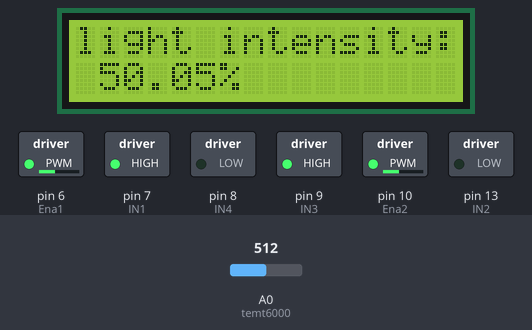
This sketch was run on a simulated Arduino Uno, built with avr-gcc and run on an emulated ATmega328P. On the bench: 16×2 character LCD, switched loads named in the sketch (green lamp = pin HIGH). Inputs (shaded band) come from the test bench; at power-on: A0 (temt6000) = 512. What the sketch prints to the serial monitor is not drawn.

Above: at 1.2 s.
1.3 s: A0 (temt6000) set to 426
At 6.3 s:
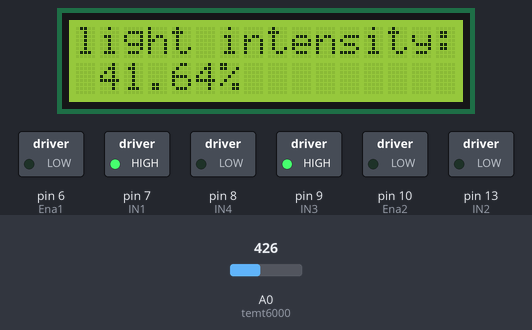
6.7 s: A0 (temt6000) set to 393
At 8.0 s:
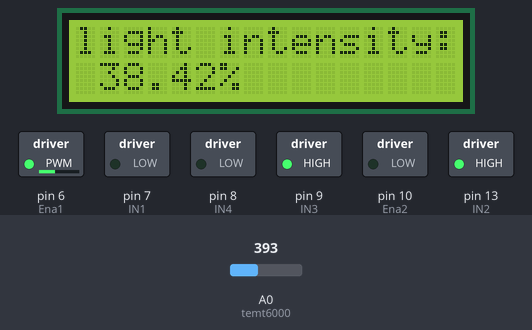
13.6 s: A0 (temt6000) set to 108
At 15.9 s:
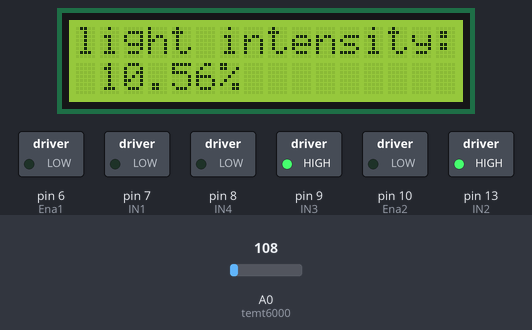
16.9 s: A0 (temt6000) set to 91
At 17.6 s:
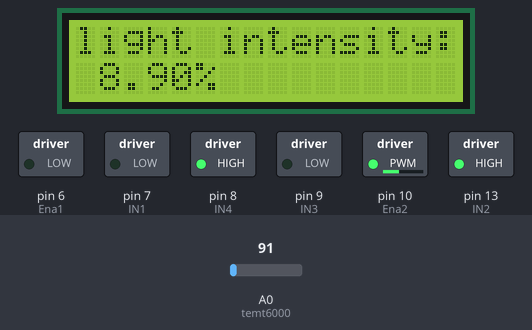
23.7 s: A0 (temt6000) set to 110
At 25.6 s:
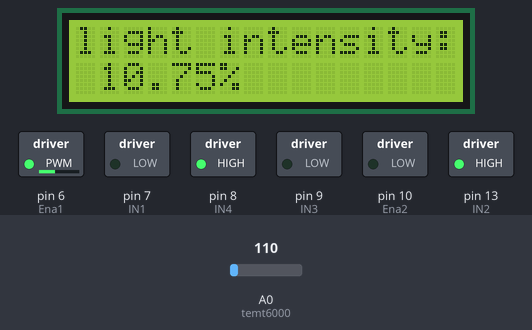
Timing chart, 0 to 31.1 s (numbered marks = the images above; inputs shaded):
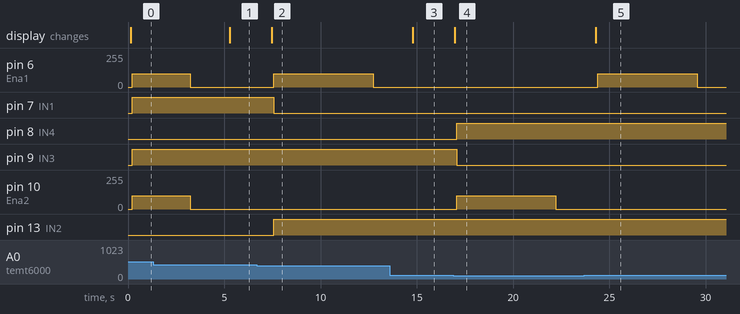

Measured:
- the behaviour switches between 410 and 409 on A0 (temt6000) (found by bisection; images 1 and 2)
- the behaviour switches between 103 and 102 on A0 (temt6000) (found by bisection; images 3 and 4)
- after the input at 1.3 s, the display: changes after 4.0 s (image 1)
- after the input at 6.7 s, pin 6 (Ena1): 0/255 → 100/255 after 0.87 s, → 0/255 5.2 s later; pin 7 (IN1): HIGH → LOW after 0.87 s; pin 13 (IN2): LOW → HIGH after 0.87 s; the display: changes after 0.77 s (image 2)
- after the input at 13.6 s, the display: changes after 1.2 s (image 3)
- after the input at 16.9 s, pin 8 (IN4): LOW → HIGH after 0.16 s; pin 9 (IN3): HIGH → LOW after 0.16 s; pin 10 (Ena2): 0/255 → 100/255 after 0.16 s, → 0/255 5.2 s later; the display: changes after 0.06 s (image 4)
- after the input at 23.7 s, pin 6 (Ena1): 0/255 → 100/255 after 0.70 s, → 0/255 5.2 s later; the display: changes after 0.60 s (image 5)

The sketch:

EDP.ino
```cpp
#include <LiquidCrystal.h>
LiquidCrystal lcd_1(12, 11, 5, 4, 3, 2);
int temt6000 = A0;
float percentage;
int light_value, l2, flag = 0;
bool motorun1 = false, motorun2 = false,motorun3 = false, motorun4 = false;

// motor 1
#define Ena1 6
#define IN1 7
#define IN2 13

// motor 2
#define Ena2 10
#define IN3 9
#define IN4 8

void setup() {
  Serial.begin(115200);
  lcd_1.begin(16, 2); // Set up the number of columns and rows on the LCD.
  pinMode(temt6000,INPUT);

  // Print a message to the LCD.
  lcd_1.setCursor(0,0);
  lcd_1.print("light intensity: ");

  pinMode(Ena1, OUTPUT);
  pinMode(IN1, OUTPUT);
  pinMode(IN2, OUTPUT);

  pinMode(Ena2, OUTPUT);
  pinMode(IN3, OUTPUT);
  pinMode(IN4, OUTPUT);
}

void loop() {
  Serial.begin(115200);
  lcd_1.begin(16, 2); // Set up the number of columns and rows on the LCD.
  pinMode(temt6000,INPUT);

  // Print a message to the LCD.
  lcd_1.setCursor(0,0);
  lcd_1.print("light intensity: ");
  light_value = analogRead(temt6000);
  percentage = (light_value*100.0)/1023.0;
  lcd_1.setCursor(1,1);
  Serial.print(percentage);
  Serial.print("%");
  lcd_1.setCursor(1,1);
  lcd_1.print(percentage);
  lcd_1.print("%");
  delay(100);
  // l2 = analogRead(temt6000);
  // if(l2<light_value)
  //   flag = 1;
  // else if (l2>light_value)
  //     flag = 2;
  // if (flag == 1){
    if (percentage >= 70.0 && percentage <= 100.0 && !motorun1) {
      // Rotate both motors for 2 seconds
      digitalWrite(IN1, HIGH);
      digitalWrite(IN2, LOW);
      analogWrite(Ena1, 100);
      digitalWrite(IN3, HIGH);
      digitalWrite(IN4, LOW);
      analogWrite(Ena2, 100);
      motorun1 = true;
      motorun2 = false;
      motorun3 = false;
      motorun4 = false;
      delay(3000);
  }
    else
    {
      analogWrite(Ena1, 0);
      analogWrite(Ena2, 0);
    }

    if (percentage >= 40.0 && percentage < 70.0 && !motorun2) {
      // Rotate both motors for 2 seconds
      digitalWrite(IN1, HIGH);
      digitalWrite(IN2, LOW);
      analogWrite(Ena1, 100);
      digitalWrite(IN3, HIGH);
      digitalWrite(IN4, LOW);
      analogWrite(Ena2, 100);
      motorun1 = false;
      motorun2 = true;
      motorun3 = false;
      motorun4 = false;
      delay(3000);
      analogWrite(Ena1, 0);
      analogWrite(Ena2, 0);
    }
    else if (motorun2)
    {
      analogWrite(Ena1, 0);
      analogWrite(Ena2, 0);
    }

    if(percentage < 40 && percentage >= 10 && !motorun3)
    {
      digitalWrite(IN1, LOW);
      digitalWrite(IN2, HIGH);
      analogWrite(Ena1, 100);
      motorun1 = false;
      motorun2 = false;
      motorun3 = true;
      motorun4 = false;
      delay(3000);
    }

    else if (motorun3)
    {
      analogWrite(Ena1, 0);
    }

    if(percentage < 10 && !motorun4)
    {
      digitalWrite(IN3, LOW);
      digitalWrite(IN4, HIGH);
      analogWrite(Ena2, 100);
      motorun1 = false;
      motorun2 = false;
      motorun3 = false;
      motorun4 = true;
      delay(3000);
    }

    else if (motorun4)
    {
      analogWrite(Ena2, 0);
    }

  // if (flag == 2){
  //   if (percentage >= 70.0 && percentage <= 100.0 && !motorun1) {
  //     // Rotate both motors for 2 seconds
  //     digitalWrite(IN1, LOW);
  //     digitalWrite(IN2, HIGH);
  //     analogWrite(Ena1, 100);
  //     digitalWrite(IN3, LOW);
  //     digitalWrite(IN4, HIGH);
  //     analogWrite(Ena2, 100);
  //     motorun1 = true;
  //     motorun2 = false;
  //     motorun3 = false;
  //     motorun4 = false;
  //     delay(3000);
  //   }
  //   else
  //   {
  //     analogWrite(Ena1, 0);
  //     analogWrite(Ena2, 0);
  //   }

  //   if (percentage >= 40.0 && percentage < 70.0 && !motorun2) {
  //     // Rotate both motors for 2 seconds
  //     digitalWrite(IN1, LOW);
  //     digitalWrite(IN2, HIGH);
  //     analogWrite(Ena1, 100);
  //     digitalWrite(IN3, LOW);
  //     digitalWrite(IN4, HIGH);
  //     analogWrite(Ena2, 100);
  //     motorun1 = false;
  //     motorun2 = true;
  //     motorun3 = false;
  //     motorun4 = false;
  //     delay(3000);
  //     analogWrite(Ena1, 0);
  //     analogWrite(Ena2, 0);
  //   }
  //   else if (motorun2)
  //   {
  //     analogWrite(Ena1, 0);
  //     analogWrite(Ena2, 0);
  //   }

  //   if(percentage < 40 && percentage >= 10 && !motorun3)
  //   {
  //     digitalWrite(IN1, HIGH);
  //     digitalWrite(IN2, LOW);
  //     analogWrite(Ena1, 100);
  //     motorun1 = false;
  //     motorun2 = false;
  //     motorun3 = true;
  //     motorun4 = false;
  //     delay(3000);
  //   }

  //   else if (motorun3)
  //   {
  //     analogWrite(Ena1, 0);
  //   }

  //   if(percentage < 10 && !motorun4)
  //   {
  //     digitalWrite(IN3, HIGH);
  //     digitalWrite(IN4, LOW);
  //     analogWrite(Ena2, 100);
  //     motorun1 = false;
  //     motorun2 = false;
  //     motorun3 = false;
  //     motorun4 = true;
  //     delay(3000);
  //   }

  //   else if (motorun4)
  //   {
  //     analogWrite(Ena2, 0);
  //   }
  //     }

delay(2000);
}
```
